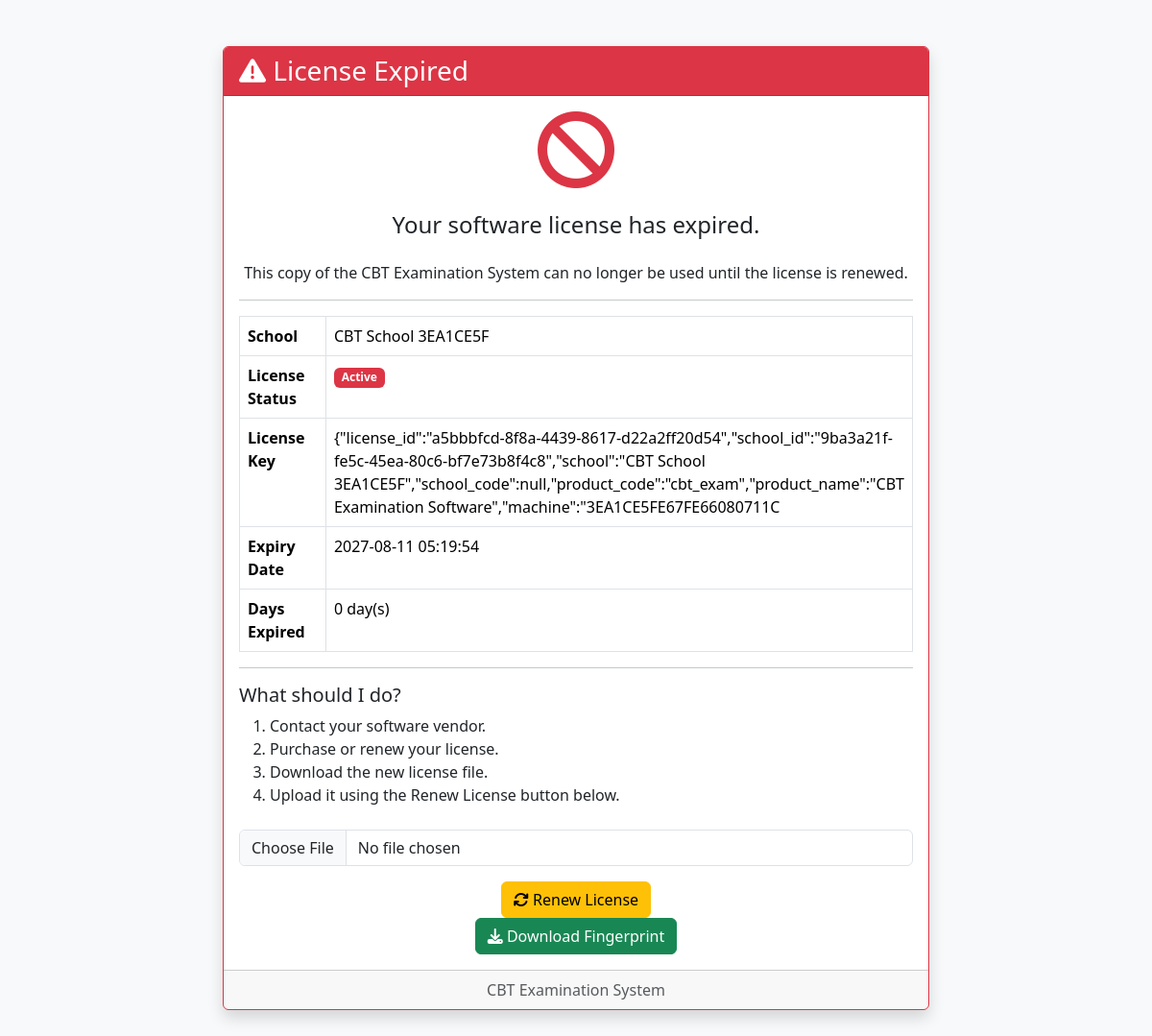
The app's page /license/expired.php with its own data.
### tables this page shows
CREATE TABLE `licenses` (
  `id` int(11) NOT NULL AUTO_INCREMENT,
  `license_key` varchar(255) NOT NULL,
  `school_name` varchar(255) DEFAULT NULL,
  `machine_fingerprint` varchar(255) DEFAULT NULL,
  `installation_id` varchar(255) DEFAULT NULL,
  `installation_signature` varchar(255) DEFAULT NULL,
  `license_signature` varchar(1024) DEFAULT NULL,
  `license_type` varchar(100) DEFAULT NULL,
  `activation_date` datetime DEFAULT NULL,
  `expiry_date` datetime DEFAULT NULL,
  `status` enum('inactive','active','expired','revoked') DEFAULT 'inactive',
  `last_verified` datetime DEFAULT NULL,
  `last_system_time` datetime DEFAULT NULL,
  `created_at` datetime DEFAULT current_timestamp(),
  PRIMARY KEY (`id`),
  UNIQUE KEY `license_key` (`license_key`)
);

### license/expired.php (the view, shortened to what this page needs)
<?php
$db = Database::getInstance()->getConnection();
$result = $db->query("
    SELECT *
    FROM licenses
    LIMIT 1
");
$license = null;
if ($result && $result->num_rows > 0) {
    $license = $result->fetch_assoc();
}
$daysExpired = 0;
?>
<!DOCTYPE html>
<html lang="en">
<head>
<link href="../css/bootstrap.min.css" rel="stylesheet">
<link rel="stylesheet" href="../css/all.css">
</head>
<body class="bg-light">
<div class="container py-5">
<div class="row justify-content-center">
<div class="col-lg-8">
<div class="card shadow border-danger">
<div class="card-header bg-danger text-white">
<h3 class="mb-0">
<i class="fas fa-exclamation-triangle"></i>
License Expired
</h3>
</div>
<div class="card-body">
<div class="text-center mb-4">
<i class="fas fa-ban text-danger"
   style="font-size:80px;"></i>
</div>
<h4 class="text-center mb-4">
Your software license has expired.
</h4>
<p class="text-center">
This copy of the CBT Examination System can no longer be used until the license is renewed.
</p>
<hr>
<?php if($license): ?>
<table class="table table-bordered">
<tr>
<th width="35%">School</th>
<td><?= htmlspecialchars($license['school_name']) ?></td>
</tr>
<tr>
<th>License Status</th>
<td>
<span class="badge bg-danger">
<?= ucfirst($license['status']) ?>
</span>
</td>
</tr>
<tr>
<th>License Key</th>
<td>
<?= htmlspecialchars($license['license_key']) ?>
</td>
</tr>
<tr>
<th>Expiry Date</th>
<td>
<?= htmlspecialchars($license['expiry_date']) ?>
</td>
</tr>
<tr>
<th>Days Expired</th>
<td>
<?= $daysExpired ?>
day(s)
</td>
</tr>
</table>
<?php endif; ?>
<hr>
<h5>
What should I do?
</h5>
<ol>
<li>
Contact your software vendor.
</li>
<li>
Purchase or renew your license.
</li>
<li>
Download the new license file.
</li>
<li>
Upload it using the Renew License button below.
</li>
</ol>
<div class="text-center mt-4">
<form
    action="renew.php"
    method="POST"
    enctype="multipart/form-data"
    class="mt-3">
    <input
        type="file"
        name="license_file"
        accept=".lic"
        class="form-control mb-3"
        required>
    <button class="btn btn-warning">
        <i class="fas fa-sync"></i>
        Renew License
    </button>
</form>
<a href="download.php"
   class="btn btn-success">
<i class="fas fa-download"></i>
Download Fingerprint
</a>
</div>
</div>
<div class="card-footer text-center text-muted">
CBT Examination System
</div>
</div>
</div>
</div>
</div>
</body>
</html>

### records on screen
licenses: school_name "CBT School 3EA1CE5F", status "Active", license_key "{\"license_id\":\"a5bbbfcd-8f8a-4439-8617-d22a2ff20d54\",\"school_id\":\"9ba3a21f-fe5c-45ea-80c6-bf7e73b8f4c8\",\"school\":\"CBT School 3EA1CE5F\",\"school_code\":null,\"product_code\":\"cbt_exam\",\"product_name\":\"CBT Examination Software\",\"machine\":\"3EA1CE5FE67FE66080711C", expiry_date "2027-08-11 05:19:54"

### other values on screen
$daysExpired "0"
